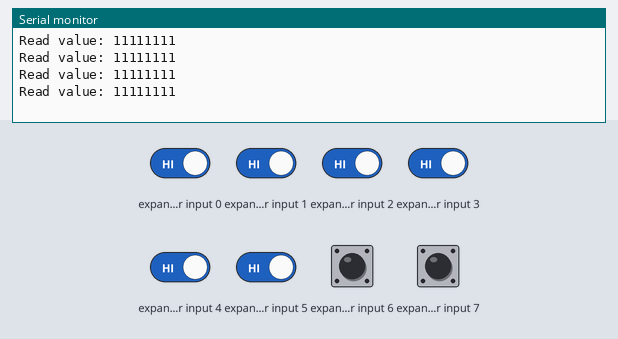
A sketch run on a simulated Arduino Mega 2560, built with avr-gcc and run on an emulated ATmega2560. On the bench: the last lines printed to the serial monitor. Wiring (inferred from the names in the program): input shift register (74HC165): load pin 10; clock pin 11; serial out pin 9. The test bench sets the inputs (shaded band); at power-on: expander input 0–7 HIGH.

Above: at 1.8 s.
1.9 s: expander input 0 driven LOW
At 2.4 s:
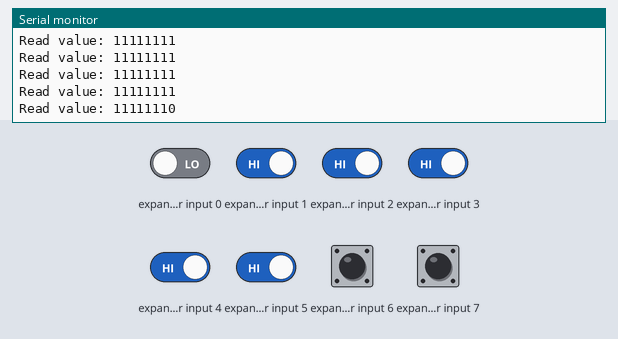
3.4 s: expander input 1 driven LOW
At 3.9 s:
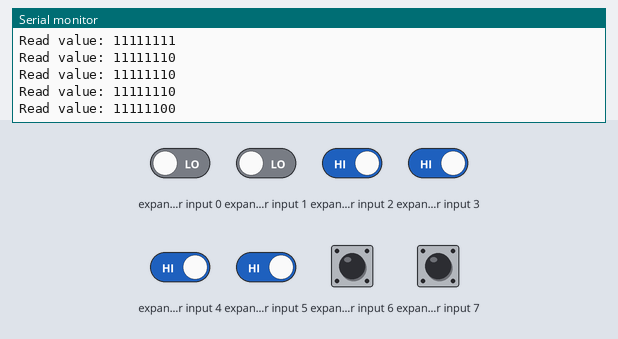
4.9 s: expander input 2 driven LOW
At 5.4 s:
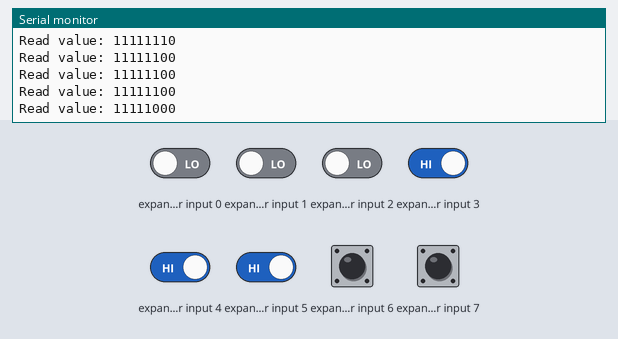
6.4 s: expander input 3 driven LOW
At 6.9 s:
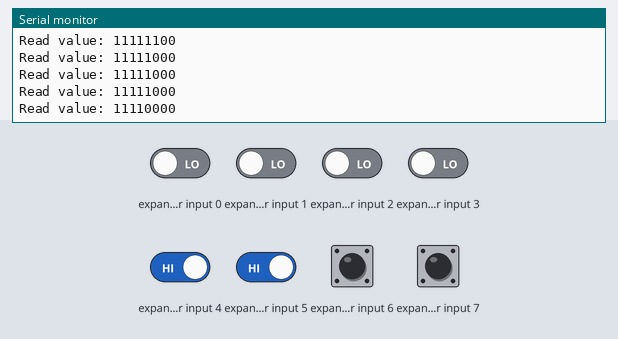
7.9 s: expander input 4 driven LOW
At 8.5 s:
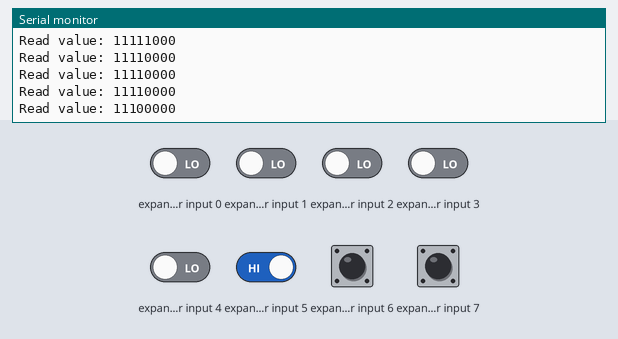
9.4 s: expander input 5 driven LOW
At 10.0 s:
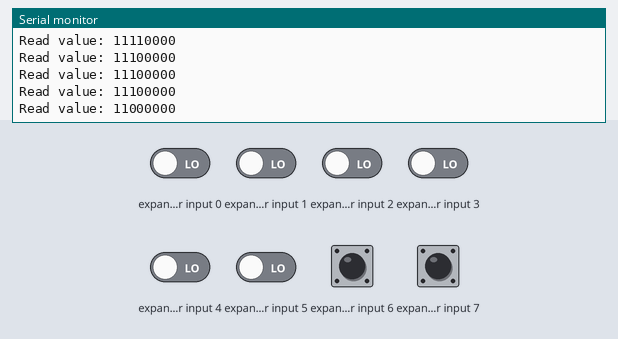
Timing chart, 0 to 11.9 s (numbered marks = the images above; inputs shaded):
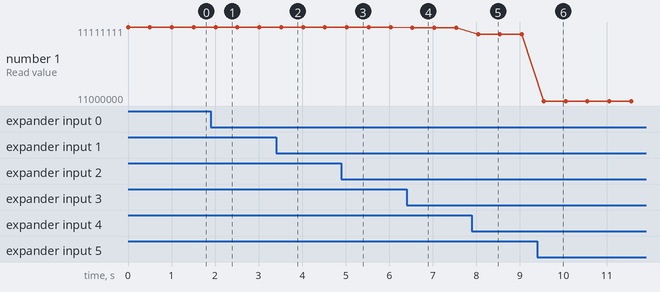

The sketch:

AI.ino
```cpp
/*
  Arduino Mega program to read parallel data from a 74HC165 shift register.
  Connections:
    - 74HC165 QH (serial out)   -> Arduino Mega Pin 51 (MISO, or any digital)
    - 74HC165 CP (clock)        -> Arduino Mega Pin 52 (SCK, or any digital)
    - 74HC165 PL (latch/load)   -> Arduino Mega Pin 53 (SS, or any digital)
    - 74HC165 CE (enable, active low) -> GND
    - 74HC165 Parallel Inputs   -> Your switches or data source
    - VCC, GND appropriately
*/

#define DATA_PIN   9  // QH (serial out)
#define CLOCK_PIN  11  // CP (clock)
#define LATCH_PIN  10  // PL (latch/load, active low)

void setup() {
  Serial.begin(9600);
  pinMode(DATA_PIN, INPUT);
  pinMode(CLOCK_PIN, OUTPUT);
  pinMode(LATCH_PIN, OUTPUT);

  digitalWrite(CLOCK_PIN, LOW);
  digitalWrite(LATCH_PIN, HIGH);

  digitalWrite(33, LOW);
  digitalWrite(35, HIGH);
  digitalWrite(37, LOW);
  digitalWrite(39, LOW);
  digitalWrite(41, LOW);
  digitalWrite(43, LOW);
  digitalWrite(45, LOW);
  digitalWrite(47, LOW);
}

uint8_t read74HC165() {
  uint8_t data = 0;

  // Latch/load to copy parallel inputs into shift register
  digitalWrite(LATCH_PIN, LOW);
  delayMicroseconds(100);
  digitalWrite(LATCH_PIN, HIGH);

  // Read 8 bits
  for (int i = 0; i < 8; i++) {
    data <<= 1;
    data |= digitalRead(DATA_PIN);

    // Pulse the clock
    digitalWrite(CLOCK_PIN, HIGH);
    delayMicroseconds(100);
    digitalWrite(CLOCK_PIN, LOW);
    delayMicroseconds(100);
  }
  return data;
}

void loop() {
  uint8_t value = read74HC165();
  Serial.print("Read value: ");
  for (int i = 7; i >= 0; i--) {
    Serial.print((value >> i) & 0x01);
  }
  Serial.print("\n");
  delay(500);
}
```

Measured:
- after the input at 1.9 s, the serial monitor: prints a new line after 0.11 s (image 1)
- after the input at 3.4 s, the serial monitor: prints a new line after 0.12 s (image 2)
- after the input at 4.9 s, the serial monitor: prints a new line after 0.13 s (image 3)
- after the input at 6.4 s, the serial monitor: prints a new line after 0.13 s (image 4)
- after the input at 7.9 s, the serial monitor: prints a new line after 0.14 s (image 5)
- after the input at 9.4 s, the serial monitor: prints a new line after 0.15 s (image 6)
- plotted number 1: 11111111 → 11111110 after the input at 1.9 s, 11111110 → 11111100 after the input at 3.4 s, 11111100 → 11111000 after the input at 4.9 s, 11111000 → 11110000 after the input at 6.4 s, 11110000 → 11100000 after the input at 7.9 s
